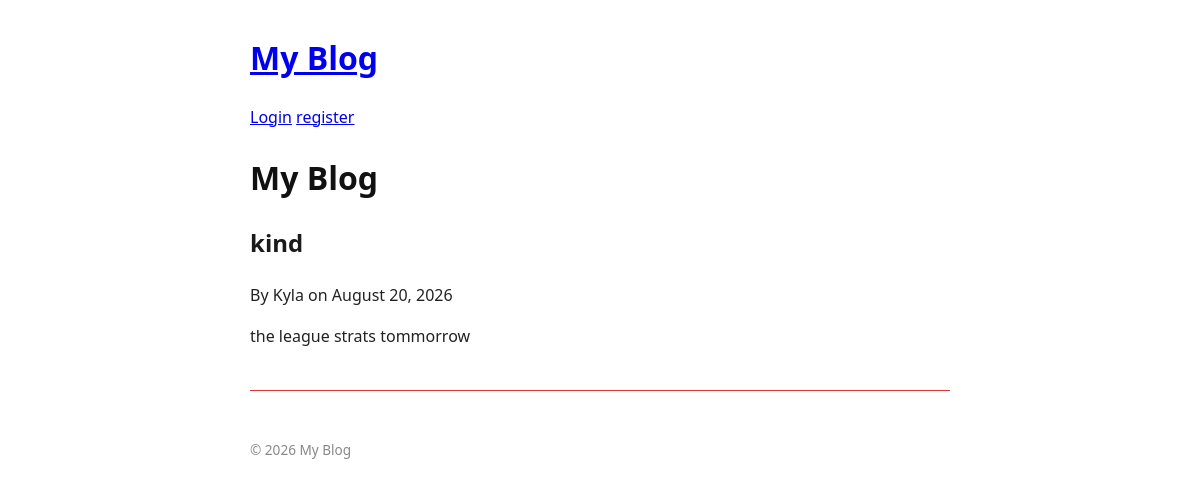
The page /blog/premire/ on the database its author committed.
### blog/models.py (models this page shows)
class Post(models.Model):
    title = models.CharField(max_length=200)
    slug = models.SlugField(max_length=200, unique=True, help_text="A slug is a short label for something, containing only letters, numbers, underscores or hyphens. They’re generally used in URLs.")
    author = models.ForeignKey(User, on_delete=models.CASCADE, related_name='Posts')
    category = models.ForeignKey(Category, on_delete=models.SET_NULL, null=True, blank=True, related_name='posts')
    content = models.TextField()
    created_at = models.DateTimeField(auto_now_add=True)
    updated_at = models.DateTimeField(auto_now=True)
    published_at = models.DateTimeField(default=timezone.now)
    is_published = models.BooleanField(default=True)
    tags = models.ManyToManyField(Tag, blank=True, related_name='posts')
    image = models.ImageField(upload_to='post_images/', blank=True, null=True)

### blog/views.py (the view)
# urls.py: path('<slug:slug>/', views.post_detail, name='post_detail'),
def post_detail(request, slug):
  post = get_object_or_404(Post, slug=slug, is_published=True)
  return render(request, 'blog/post_detail.html', {'post': post})

### blog/templates/blog/post_detail.html (shortened to what this page needs)
{% extends 'blog/base.html' %} {% block title %}{{post.title}}{% endblock %}
{%block content %}
<article>
  <h2>{{ post.title }}</h2>
  <p>By {{post.author}} on {{post.published_at|date:"F j, Y"}}</p>
  <p>{{ post.content|linebreaks }}</p>
</article>
{% endblock %}

### static/css/style.css (style rules this page uses)
body { font-family: system-ui, sans-serif; max-width: 700px; margin: 2rem auto; padding: 0 1rem; line-height: 1.6; color: #222; }
article { margin-bottom: 2rem; padding-bottom: 1.5rem; border-bottom: 1px solid #db3636; }
article h2 { text-decoration: none; color: #1a1a1a; }

### rows shown on the page
Post: title "kind", author "Kyla", published_at "August 20, 2026", content "the league strats tommorrow"
